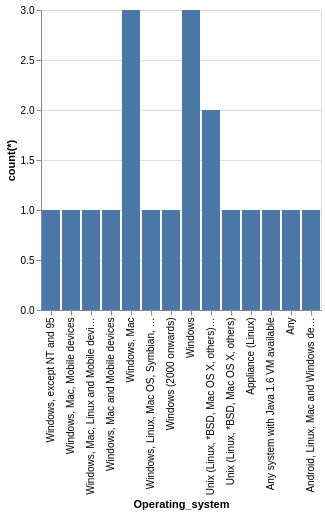

Here is the Vega-Lite specification saved for this chart:
### Vega-Lite specification from a JSON file in a GitHub repository (floating-point values rounded to 4 significant figures)
{"data": {"values": [{"x_data": "Windows, except NT and 95", "y_data": 1}, {"x_data": "Windows, Mac, Mobile devices", "y_data": 1}, {"x_data": "Windows, Mac, Linux and Mobile devices", "y_data": 1}, {"x_data": "Windows, Mac and Mobile devices", "y_data": 1}, {"x_data": "Windows, Mac", "y_data": 3}, {"x_data": "Windows, Linux, Mac OS, Symbian, WindowsMobile", "y_data": 1}, {"x_data": "Windows (2000 onwards)", "y_data": 1}, {"x_data": "Windows", "y_data": 3}, {"x_data": "Unix (Linux, *BSD, Mac OS X, others), Windows", "y_data": 2}, {"x_data": "Unix (Linux, *BSD, Mac OS X, others)", "y_data": 1}, {"x_data": "Appliance (Linux)", "y_data": 1}, {"x_data": "Any system with Java 1.6 VM available", "y_data": 1}, {"x_data": "Any", "y_data": 1}, {"x_data": "Android, Linux, Mac and Windows devices", "y_data": 1}]}, "mark": "bar", "encoding": {"x": {"field": "x_data", "type": "nominal", "title": "Operating_system", "sort": "descending"}, "y": {"field": "y_data", "type": "quantitative", "title": "count(*)"}}}
